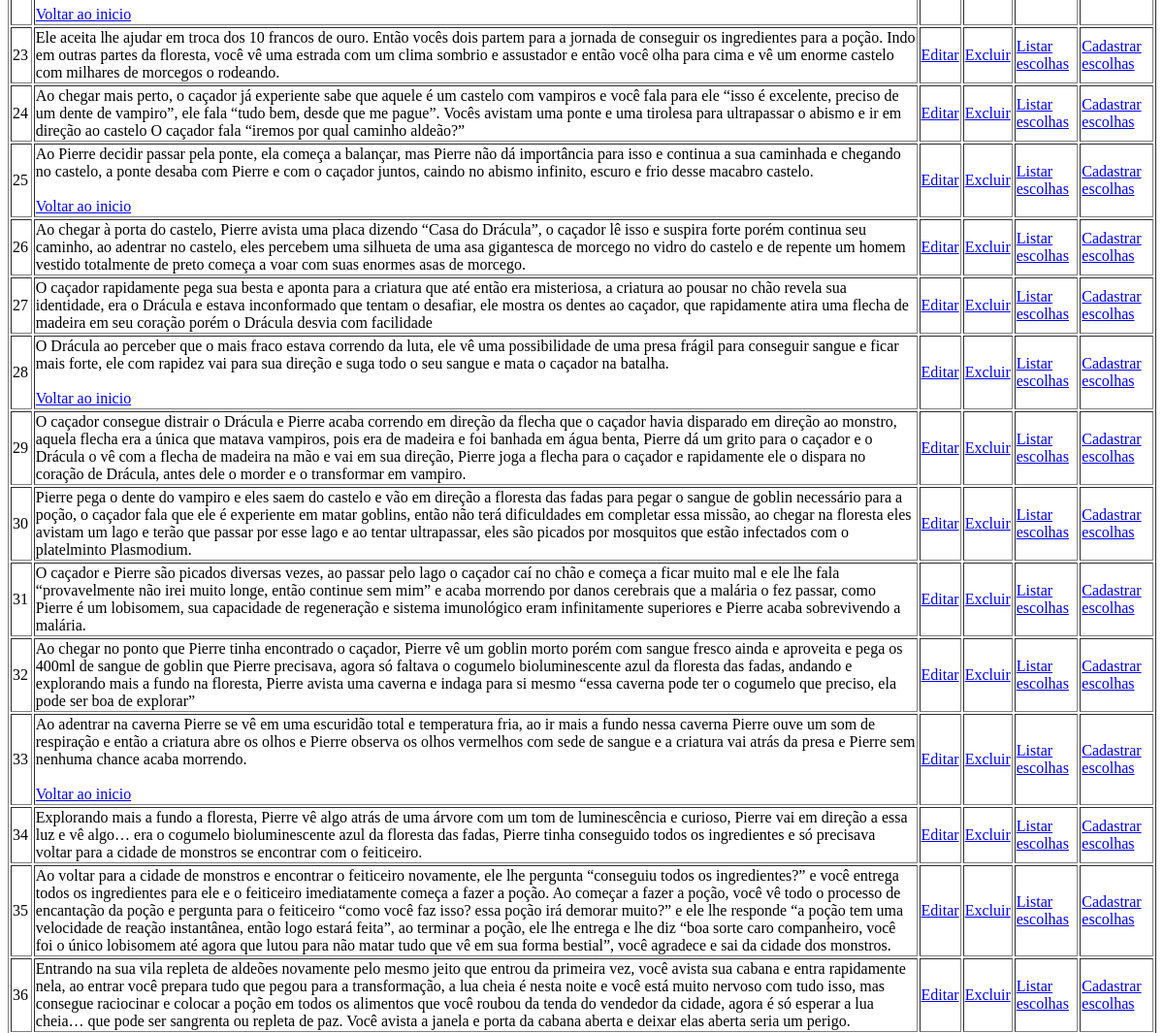
The app's page /prog/crud-ppi/index.php (middle part), older data.
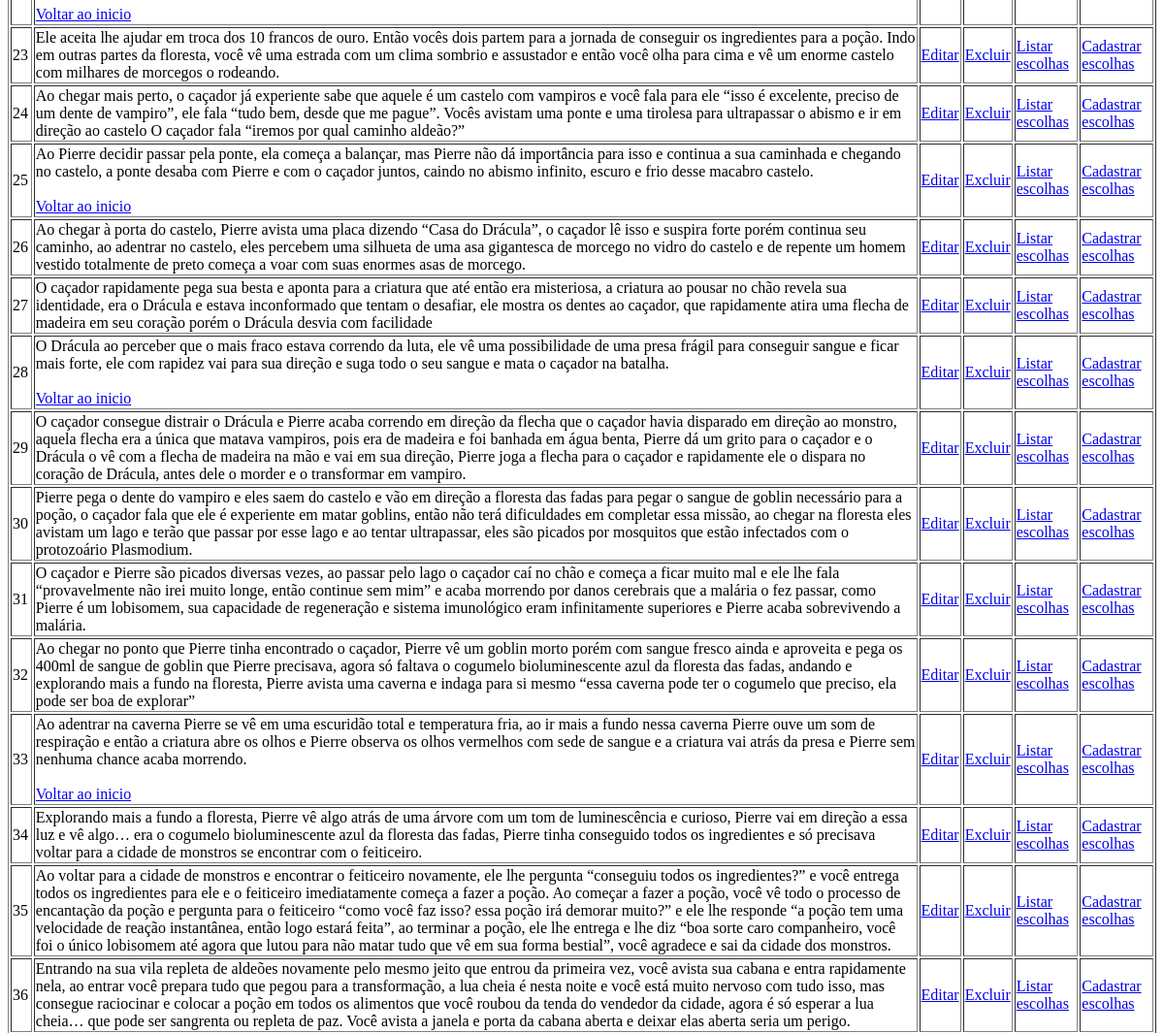
The same page, newer data.
### tables this page shows
CREATE TABLE IF NOT EXISTS `historia` (
  `id_historia` int NOT NULL AUTO_INCREMENT,
  `texto` text NOT NULL,
  `fim` int NOT NULL,
  PRIMARY KEY (`id_historia`)
);

### prog/crud-ppi/index.php (the view, shortened to what this page needs)
<!DOCTYPE html>
<html lang="en">
<head>
</head>
<body>
<a href="formcadhistoria.php">Cadastrar história</a><br><BR>
<?php
include("../conecta.php");
$sql = "SELECT * FROM historia";
$resultado = mysqli_query($connect,$sql);
echo '<table border=1>
<tr>
  <th>ID</th>
  <th>texto</th>
  <th colspan=4>Opções</th>
</tr>';
while ($dados = mysqli_fetch_assoc($resultado)) {
    echo '<tr>';
    echo '<td>'.$dados['id_historia'].'</td>';
    echo '<td>'.$dados['texto'].'</td>';
    echo '<td><a href="formedit?id='.$dados['id_historia'].'&">Editar</a></td>';
    echo '<td><a href="deletehistoria?id='.$dados['id_historia'].'">Excluir</a></td>';
    echo '<td><a href="listarescolha?id='.$dados['id_historia'].'">Listar escolhas</a></td>';
    echo '<td><a href="formcadescolha?id='.$dados['id_historia'].'">Cadastrar escolhas</a></td>';
    echo '</tr>';
}
echo '</table>';
?>
</body>
</html>

Row changes from the older to the newer data that the page shows:
changed historia id 30: texto "…estão infectados com o platelminto Plasmodium." → "…estão infectados com o protozoário Plasmodium."
